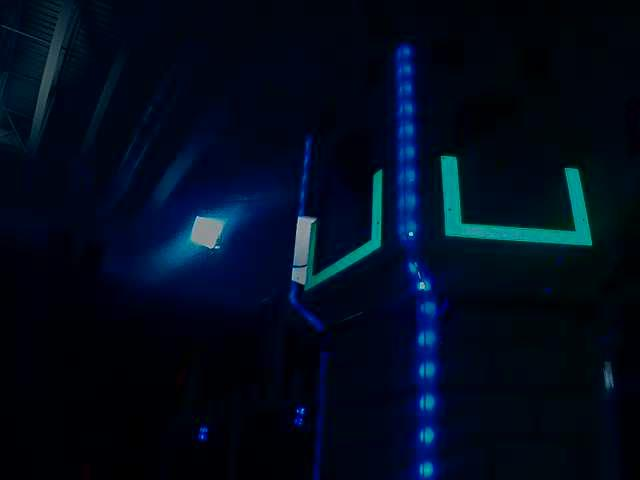
#> input picture examples/python/tower.png, 640 x 480 px
$ python simple_blob.py   (older library calls are emulated)
#> lines starting #> are read from the running program, lines starting #| are printed output that depends on the picture
# Standard imports
import cv2
import numpy as np;

# Read image
im = cv2.imread("tower.png", cv2.IMREAD_GRAYSCALE)
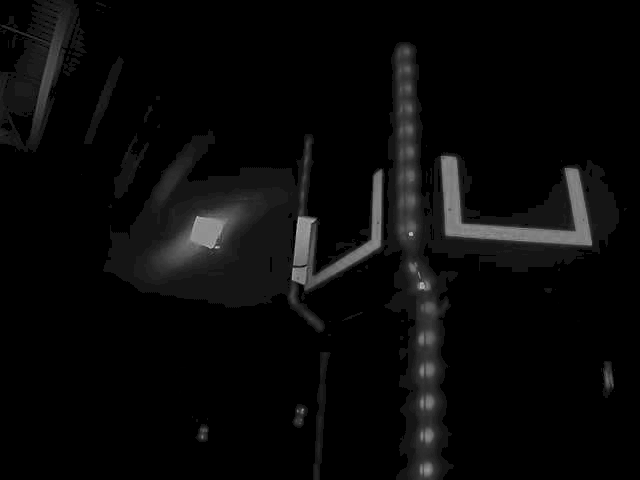
#> im: shape (480, 640); min 0, max 209, mean 9.4

# Setup SimpleBlobDetector parameters.
params = cv2.SimpleBlobDetector_Params()

# Change thresholds
params.minThreshold = 10;
params.maxThreshold = 200;

# Filter by Area.
params.filterByArea = True
params.minArea = 1500

# Filter by Circularity
params.filterByCircularity = True
params.minCircularity = 0.1

# Filter by Convexity
params.filterByConvexity = True
params.minConvexity = 0.87

# Filter by Inertia
params.filterByInertia = True
params.minInertiaRatio = 0.01

# Create a detector with the parameters
ver = (cv2.__version__).split('.')
if int(ver[0]) < 3 :
    detector = cv2.SimpleBlobDetector(params)
else :
    detector = cv2.SimpleBlobDetector_create(params)

# Detect blobs.
keypoints = detector.detect(im)
#> keypoints = ()

# Draw detected blobs as red circles.
# cv2.DRAW_MATCHES_FLAGS_DRAW_RICH_KEYPOINTS ensures the size of the circle corresponds to the size of blob
im_with_keypoints = cv2.drawKeypoints(im, keypoints, np.array([]), (0,0,255), cv2.DRAW_MATCHES_FLAGS_DRAW_RICH_KEYPOINTS)

# Show keypoints
cv2.imshow("Keypoints", im_with_keypoints)
cv2.waitKey(0)
